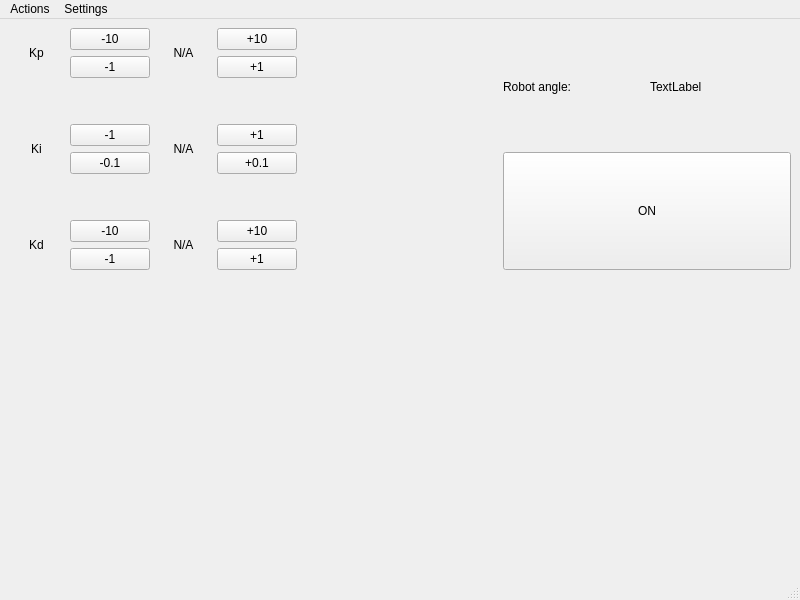
<?xml version="1.0" encoding="UTF-8"?>
<ui version="4.0">
 <class>MainWindow</class>
 <widget class="QMainWindow" name="MainWindow">
  <property name="geometry">
   <rect>
    <x>0</x>
    <y>0</y>
    <width>800</width>
    <height>600</height>
   </rect>
  </property>
  <property name="windowTitle">
   <string>MainWindow</string>
  </property>
  <widget class="QWidget" name="centralwidget">
   <layout class="QVBoxLayout" name="verticalLayout_2">
    <item>
     <layout class="QHBoxLayout" name="horizontalLayout">
      <property name="sizeConstraint">
       <enum>QLayout::SetDefaultConstraint</enum>
      </property>
      <item>
       <layout class="QVBoxLayout" name="verticalLayout">
        <item>
         <layout class="QHBoxLayout" name="horizontalLayout_2">
          <item>
           <widget class="QLabel" name="label_Kp">
            <property name="text">
             <string>Kp</string>
            </property>
            <property name="alignment">
             <set>Qt::AlignCenter</set>
            </property>
           </widget>
          </item>
          <item>
           <layout class="QVBoxLayout" name="verticalLayout_7">
            <item>
             <widget class="QPushButton" name="pushButton_Kp_minus_10">
              <property name="text">
               <string>-10</string>
              </property>
             </widget>
            </item>
            <item>
             <widget class="QPushButton" name="pushButton_Kp_minus_1">
              <property name="text">
               <string>-1</string>
              </property>
             </widget>
            </item>
           </layout>
          </item>
          <item>
           <widget class="QLabel" name="label_Kp_value">
            <property name="text">
             <string>N/A</string>
            </property>
            <property name="alignment">
             <set>Qt::AlignCenter</set>
            </property>
           </widget>
          </item>
          <item>
           <layout class="QVBoxLayout" name="verticalLayout_8">
            <item>
             <widget class="QPushButton" name="pushButton_Kp_plus_10">
              <property name="text">
               <string>+10</string>
              </property>
             </widget>
            </item>
            <item>
             <widget class="QPushButton" name="pushButton_Kp_plus_1">
              <property name="text">
               <string>+1</string>
              </property>
             </widget>
            </item>
           </layout>
          </item>
         </layout>
        </item>
        <item>
         <spacer name="verticalSpacer">
          <property name="orientation">
           <enum>Qt::Vertical</enum>
          </property>
          <property name="sizeType">
           <enum>QSizePolicy::Preferred</enum>
          </property>
          <property name="sizeHint" stdset="0">
           <size>
            <width>20</width>
            <height>40</height>
           </size>
          </property>
         </spacer>
        </item>
        <item>
         <layout class="QHBoxLayout" name="horizontalLayout_3">
          <item>
           <widget class="QLabel" name="label_Ki">
            <property name="text">
             <string>Ki</string>
            </property>
            <property name="alignment">
             <set>Qt::AlignCenter</set>
            </property>
           </widget>
          </item>
          <item>
           <layout class="QVBoxLayout" name="verticalLayout_5">
            <item>
             <widget class="QPushButton" name="pushButton_Ki_minus_1">
              <property name="text">
               <string>-1</string>
              </property>
             </widget>
            </item>
            <item>
             <widget class="QPushButton" name="pushButton_Ki_minus_0_1">
              <property name="text">
               <string>-0.1</string>
              </property>
             </widget>
            </item>
           </layout>
          </item>
          <item>
           <widget class="QLabel" name="label_Ki_value">
            <property name="text">
             <string>N/A</string>
            </property>
            <property name="alignment">
             <set>Qt::AlignCenter</set>
            </property>
           </widget>
          </item>
          <item>
           <layout class="QVBoxLayout" name="verticalLayout_6">
            <item>
             <widget class="QPushButton" name="pushButton_Ki_plus_1">
              <property name="text">
               <string>+1</string>
              </property>
             </widget>
            </item>
            <item>
             <widget class="QPushButton" name="pushButton_Ki_plus_0_1">
              <property name="text">
               <string>+0.1</string>
              </property>
             </widget>
            </item>
           </layout>
          </item>
         </layout>
        </item>
        <item>
         <spacer name="verticalSpacer_2">
          <property name="orientation">
           <enum>Qt::Vertical</enum>
          </property>
          <property name="sizeType">
           <enum>QSizePolicy::Preferred</enum>
          </property>
          <property name="sizeHint" stdset="0">
           <size>
            <width>20</width>
            <height>40</height>
           </size>
          </property>
         </spacer>
        </item>
        <item>
         <layout class="QHBoxLayout" name="horizontalLayout_4">
          <item>
           <widget class="QLabel" name="label_Kd">
            <property name="text">
             <string>Kd</string>
            </property>
            <property name="alignment">
             <set>Qt::AlignCenter</set>
            </property>
           </widget>
          </item>
          <item>
           <layout class="QVBoxLayout" name="verticalLayout_9">
            <item>
             <widget class="QPushButton" name="pushButton_Kd_minus_10">
              <property name="text">
               <string>-10</string>
              </property>
             </widget>
            </item>
            <item>
             <widget class="QPushButton" name="pushButton_Kd_minus_1">
              <property name="text">
               <string>-1</string>
              </property>
             </widget>
            </item>
           </layout>
          </item>
          <item>
           <widget class="QLabel" name="label_Kd_value">
            <property name="text">
             <string>N/A</string>
            </property>
            <property name="alignment">
             <set>Qt::AlignCenter</set>
            </property>
           </widget>
          </item>
          <item>
           <layout class="QVBoxLayout" name="verticalLayout_10">
            <item>
             <widget class="QPushButton" name="pushButton_Kd_plus_10">
              <property name="text">
               <string>+10</string>
              </property>
             </widget>
            </item>
            <item>
             <widget class="QPushButton" name="pushButton_Kd_plus_1">
              <property name="text">
               <string>+1</string>
              </property>
             </widget>
            </item>
           </layout>
          </item>
         </layout>
        </item>
       </layout>
      </item>
      <item>
       <layout class="QHBoxLayout" name="horizontalLayout_5">
        <item>
         <spacer name="horizontalSpacer">
          <property name="orientation">
           <enum>Qt::Horizontal</enum>
          </property>
          <property name="sizeType">
           <enum>QSizePolicy::Preferred</enum>
          </property>
          <property name="sizeHint" stdset="0">
           <size>
            <width>200</width>
            <height>20</height>
           </size>
          </property>
         </spacer>
        </item>
       </layout>
      </item>
      <item>
       <layout class="QVBoxLayout" name="verticalLayout_4">
        <item>
         <layout class="QHBoxLayout" name="horizontalLayout_6">
          <item>
           <widget class="QLabel" name="label_robot_angle">
            <property name="text">
             <string>Robot angle:</string>
            </property>
           </widget>
          </item>
          <item>
           <widget class="QLabel" name="label_robotAngle">
            <property name="text">
             <string>TextLabel</string>
            </property>
            <property name="alignment">
             <set>Qt::AlignLeading|Qt::AlignLeft|Qt::AlignVCenter</set>
            </property>
           </widget>
          </item>
         </layout>
        </item>
        <item>
         <widget class="QPushButton" name="pushButton_startEngine">
          <property name="sizePolicy">
           <sizepolicy hsizetype="Preferred" vsizetype="Preferred">
            <horstretch>0</horstretch>
            <verstretch>0</verstretch>
           </sizepolicy>
          </property>
          <property name="maximumSize">
           <size>
            <width>16777215</width>
            <height>16777215</height>
           </size>
          </property>
          <property name="autoFillBackground">
           <bool>true</bool>
          </property>
          <property name="text">
           <string>ON</string>
          </property>
          <property name="iconSize">
           <size>
            <width>16</width>
            <height>20</height>
           </size>
          </property>
         </widget>
        </item>
       </layout>
      </item>
     </layout>
    </item>
    <item>
     <layout class="QVBoxLayout" name="verticalLayout_3">
      <item>
       <widget class="QCustomPlot" name="customPlot" native="true">
        <property name="sizePolicy">
         <sizepolicy hsizetype="Expanding" vsizetype="Expanding">
          <horstretch>0</horstretch>
          <verstretch>0</verstretch>
         </sizepolicy>
        </property>
       </widget>
      </item>
     </layout>
    </item>
   </layout>
  </widget>
  <widget class="QMenuBar" name="menubar">
   <property name="geometry">
    <rect>
     <x>0</x>
     <y>0</y>
     <width>800</width>
     <height>24</height>
    </rect>
   </property>
   <widget class="QMenu" name="menuActions">
    <property name="title">
     <string>Actions</string>
    </property>
    <addaction name="actionConnect"/>
    <addaction name="actionDisconnect"/>
   </widget>
   <widget class="QMenu" name="menuSettings">
    <property name="title">
     <string>Settings</string>
    </property>
    <addaction name="actionConfigure"/>
   </widget>
   <addaction name="menuActions"/>
   <addaction name="menuSettings"/>
  </widget>
  <widget class="QStatusBar" name="statusBar"/>
  <action name="actionConnect">
   <property name="text">
    <string>Connect</string>
   </property>
  </action>
  <action name="actionDisconnect">
   <property name="text">
    <string>Disconnect</string>
   </property>
  </action>
  <action name="actionConfigure">
   <property name="text">
    <string>Configure</string>
   </property>
  </action>
 </widget>
 <customwidgets>
  <customwidget>
   <class>QCustomPlot</class>
   <extends>QWidget</extends>
   <header>qcustomplot.h</header>
   <container>1</container>
  </customwidget>
 </customwidgets>
 <resources/>
 <connections/>
</ui>
